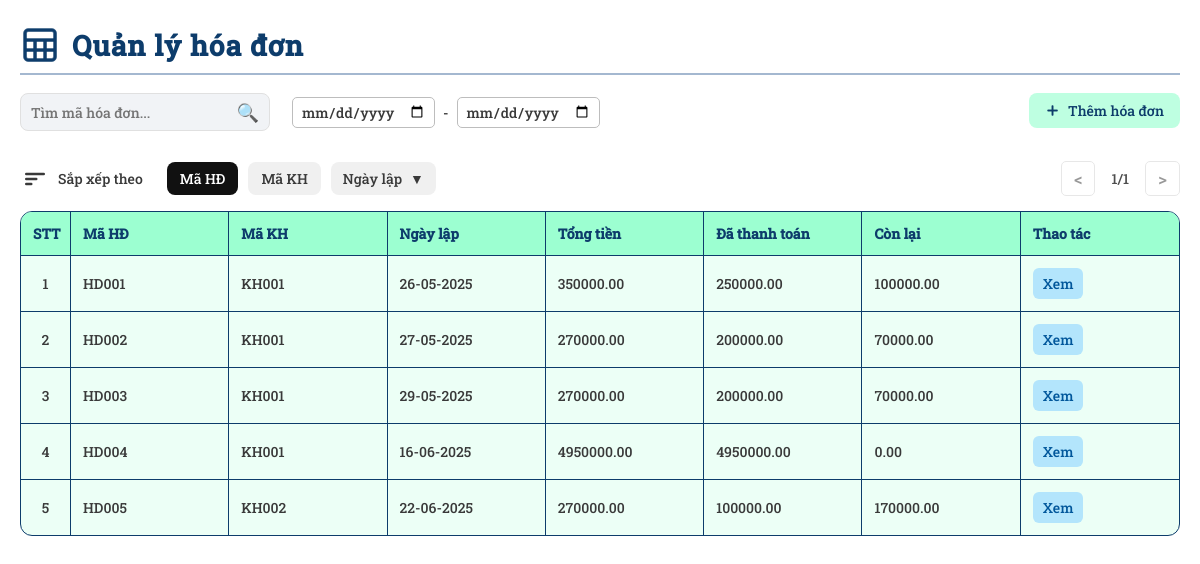
The page /admin/Order/orders.php (signed in) on the database its author committed.
### tables this page shows
CREATE TABLE `hoadon` (
  `MaHD` varchar(10) NOT NULL,
  `MaKH` varchar(10) NOT NULL,
  `NgayLap` date NOT NULL DEFAULT curdate(),
  `TongTien` decimal(20,2) NOT NULL,
  `TienTra` decimal(20,2) NOT NULL,
  `TienNo` decimal(20,2) NOT NULL
);

### admin/Order/orders.php (the view, shortened to what this page needs)
<?php
include __DIR__ . '/../../connect.php';
$result = $mysqli->query("SELECT * FROM hoadon");
?>
<!DOCTYPE html>
<html lang="vi">
<head>
    <link rel="stylesheet" href="https://cdn.jsdelivr.net/npm/choices.js/public/assets/styles/choices.min.css">
    <link rel="stylesheet" href="../../assets/general-style.css" type="text/css">
    <link rel="stylesheet" href="../../assets/orders-style.css" type="text/css">
</head>
<body>
    <div class="main-content">
        <h2 class="title">
            <img src="../../assets/sheet.png" class="title-icon">
            Quản lý hóa đơn
        </h2>
        <div class="toolbar">
            <div class="toolbar-row">
                <div class="search-filter-group">
                    <div class="search-box">
                        <input type="text" id="timMaHD" name="mahd" placeholder="Tìm mã hóa đơn..." class="search-input" />
                        <button class="search-button">🔍</button>
                    </div>
                    <div class="date-range-group">
                        <input type="date" id="date-from" class="date-from" placeholder="Từ ngày">
                        <span style="margin: 0 4px;">-</span>
                        <input type="date" id="date-to" class="date-to" placeholder="Đến ngày">
                    </div>
                </div>
                <button class="add-button" onclick="createNewOrder()">
                    <img src="../../assets/plus.png" class="icon-add" alt="Add Icon" />
                    Thêm hóa đơn
                </button>
            </div>
        </div>
        <div class="sort-pagination-bar">
            <div class="sort-bar">
                <div class="sort-title-group">
                    <span class="sort-icon">
                        <svg width="30" height="30" viewBox="0 0 24 24" fill="none"><rect x="4" y="7" width="16" height="2" rx="1" fill="#393939"/><rect x="4" y="11" width="10" height="2" rx="1" fill="#393939"/><rect x="4" y="15" width="6" height="2" rx="1" fill="#393939"/></svg>
                    </span>
                    <span class="sort-label">Sắp xếp theo</span>
                </div>
                <div class="sort-tabs">
                    <button class="sort-btn active" data-sort="id_hd">Mã HĐ</button>
                    <button class="sort-btn" data-sort="id_kh">Mã KH</button>
                    <div class="sort-dropdown">
                        <button class="sort-btn sort-dropdown-toggle" id="sortDateBtn">
                            <span class="label">Ngày lập</span>
                            <span class="arrow">&#9660;</span>
                        </button>
                    </div>
                </div>
            </div>
            <span class="pagination">
                <button class="page-btn prev">&lt;</button>
                <span class="page-info">1/1</span>
                <button class="page-btn next">&gt;</button>
            </span>
        </div>
        <table id="orderTable" class="table">
            <thead>
                <tr>
                    <th class="stt">STT</th>
                    <th class="id">Mã HĐ</th>
                    <th class="id">Mã KH</th>
                    <th>Ngày lập</th>
                    <th>Tổng tiền</th>
                    <th>Đã thanh toán</th>
                    <th>Còn lại</th>
                    <th class="action-buttons">Thao tác</th>
                </tr>
            </thead>
            <tbody>
                <?php $stt = 1; ?>
                <?php while($theOrder = $result->fetch_assoc()): ?>
                <tr>
                    <td><?= $stt++ ?></td>
                    <td class="id"><?= htmlspecialchars($theOrder['MaHD']) ?></td>
                    <td class="id"><?= htmlspecialchars($theOrder['MaKH']) ?></td>
                    <td>
                        <?php
                            $date = $theOrder['NgayLap'];
                            $d = new DateTime($date);
                            echo $d->format('d-m-Y');
                        ?>
                    </td>
                    <td><?= htmlspecialchars($theOrder['TongTien']) ?></td>
                    <td><?= htmlspecialchars($theOrder['TienTra']) ?></td>
                    <td><?= htmlspecialchars($theOrder['TienNo']) ?></td>
                    <td class="action-buttons">
                        <button class="view-btn" onclick="openOrderForm('<?= $theOrder['MaHD'] ?>', '<?= $theOrder['MaKH'] ?>')">Xem</button>
                    </td>
                </tr>
                <?php endwhile; ?>
            </tbody>
        </table>
    </div>
</body>
</html>

### assets/general-style.css (style rules this page uses)
* { margin: 0; padding: 0; box-sizing: border-box; }
body, input, button, select, textarea { color: #393939; font-family: fontweb; font-size: 14px; background-color: #ffffff; }
.main-content { padding: 20px; }
.title { margin-top: 5px; font-size: 28px; font-weight: 700; display: flex; align-items: center; gap: 12px; margin-bottom: 18px; letter-spacing: 1px; color: #0d3c6b; border-bottom: 2px solid #a4b8d0; padding-bottom: 8px; position: relative; }
.title-icon { width: 40px; height: 40px; vertical-align: middle; }
.toolbar { margin-bottom: 30px; }
.toolbar-row { display: flex; justify-content: space-between; align-items: center; flex-wrap: wrap; gap: 1rem; margin-bottom: 1rem; }
.search-filter-group { margin-right: 20px; display: flex; gap: 10px; flex: 1; min-width: 100px; align-items: center; }
.search-box { display: flex; align-items: center; border: 1px solid #e0e0e0; border-radius: 8px; padding: 6px 10px; background-color: #f1f3f6; flex: 1; max-width: 250px; }
.search-input { border: none; background: transparent; outline: none; flex: 1; }
.search-button { background: none; border: none; font-size: 18px; cursor: pointer; }
.icon-add { width: 15px; height: 15px; margin-right: 8px; vertical-align: middle; }
.add-button { align-self: flex-start; display: inline-flex; align-items: center; padding: 8px 16px; background-color: #beffe1; color: #0d3c6b; border: none; border-radius: 8px; cursor: pointer; white-space: nowrap; transition: background-color 0.3s; }
.view-btn, .delete-btn { padding: 6px 10px; margin-right: 5px; border: none; border-radius: 6px; cursor: pointer; }
.view-btn { background-color: #b3e5fc; color: #01579b; }
.sort-pagination-bar { display: flex; align-items: center; justify-content: space-between; padding-bottom: 15px; border-radius: 8px; }
.sort-bar { display: flex; align-items: center; gap: 24px; }
.sort-title-group { display: flex; align-items: center; gap: 8px; }
.sort-bar .sort-icon { display: flex; width: 30px; height: 30px; align-items: center; }
.sort-bar .sort-label { color: #393939; font-size: 14px; }
.sort-tabs { display: flex; align-items: center; gap: 10px; }
.sort-btn { border: none; background: #f0f0f0; color: #393939; padding: 7px 13px; border-radius: 8px; font-size: 14px; cursor: pointer; transition: background 0.2s, color 0.2s; position: relative; }
.sort-btn.active, .sort-btn.sort-dropdown-active { background: #111; color: #fff; }
.sort-dropdown { position: relative; display: inline-block; }
.sort-dropdown-toggle .arrow { margin-left: 8px; font-size: 12px; }
.pagination { margin-left: auto; display: flex; align-items: center; gap: 6px; }
.page-btn { background: #fff; color: #333; padding: 5px 12px; border-radius: 5px; font-size: 17px; cursor: pointer; border: 1px solid #d0d0d0; transition: background 0.2s; }
.page-btn:disabled { opacity: 0.5; cursor: not-allowed; }
.page-info { font-weight: 500; color: #4e4e4e; min-width: 38px; text-align: center; display: inline-block; }
.table { table-layout: fixed; width: 100%; border-collapse: separate; border-spacing: 0; background-color: #ecfff6; border-radius: 12px; overflow: hidden; border: 1.5px solid #0d3c6b; }
.table th, .table td { padding: 12px; text-align: left; border: none; transition: background-color 0.2s ease; }
.table tr:not(:last-child) td { border-bottom: 1px solid #0d3c6b; }
.table th:first-child, .table td:first-child { border-left: none; }
.table th:last-child, .table td:last-child { border-right: none; }
.table tr:first-child th { border-top: none; }
.table tr:last-child td { border-bottom: none; }
.table th:not(:last-child), .table td:not(:last-child) { border-right: 1px solid #0d3c6b; }
.table th { border-bottom: 1px solid #0d3c6b; background-color: #9cffd1; color: #0d3c6b; font-weight: bold; }
.stt, .table th.stt, .table td.stt, .table th:first-child, .table td:first-child { width: 50px; text-align: center; }

### assets/orders-style.css (style rules this page uses)
#sortDateBtn { min-width: 100px; display: flex; align-items: center; justify-content: space-between; padding-right: 12px; padding-left: 12px; }
#sortDateBtn .label { flex: 1; text-align: left; }
#sortDateBtn .arrow { margin-left: 8px; font-size: 14px; flex-shrink: 0; }
#orderTable { table-layout: fixed; width: 100%; }
.date-range-group { display: flex; align-items: center; gap: 4px; margin-left: 12px; }
.date-range-group input[type="date"] { padding: 4px 8px; border: 1px solid #bdbdbd; border-radius: 5px; font-size: 14px; }

### rows shown on the page
hoadon: MaHD "HD001", MaKH "KH001", NgayLap "26-05-2025", TongTien "350000.00", TienTra "250000.00", TienNo "100000.00"
hoadon: MaHD "HD002", MaKH "KH001", NgayLap "27-05-2025", TongTien "270000.00", TienTra "200000.00", TienNo "70000.00"
hoadon: MaHD "HD003", MaKH "KH001", NgayLap "29-05-2025", TongTien "270000.00", TienTra "200000.00", TienNo "70000.00"
hoadon: MaHD "HD004", MaKH "KH001", NgayLap "16-06-2025", TongTien "4950000.00", TienTra "4950000.00", TienNo "0.00"
hoadon: MaHD "HD005", MaKH "KH002", NgayLap "22-06-2025", TongTien "270000.00", TienTra "100000.00", TienNo "170000.00"
